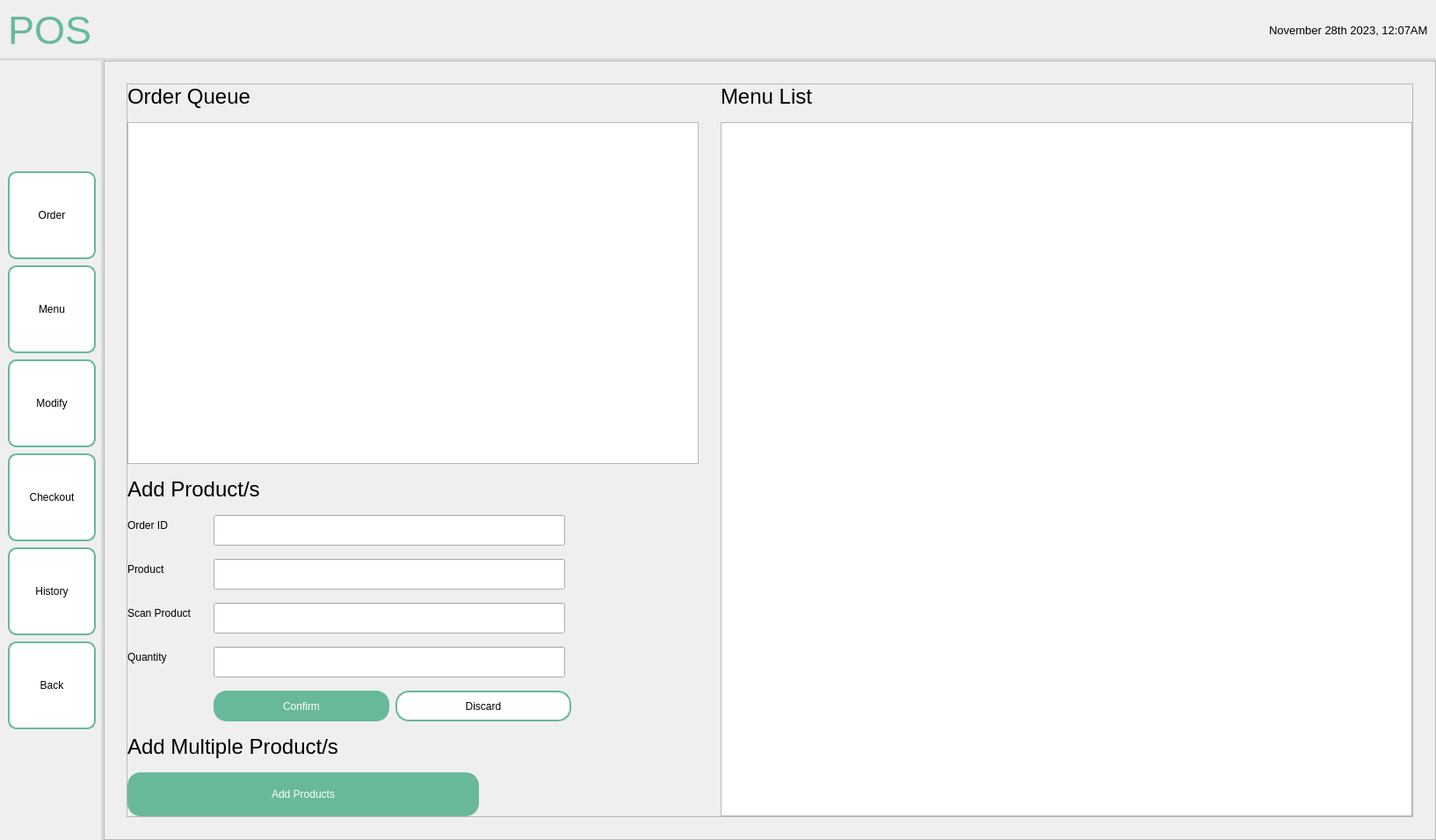
<?xml version="1.0" encoding="UTF-8"?>
<ui version="4.0">
 <class>MainWindow</class>
 <widget class="QMainWindow" name="MainWindow">
  <property name="geometry">
   <rect>
    <x>0</x>
    <y>0</y>
    <width>1634</width>
    <height>956</height>
   </rect>
  </property>
  <property name="windowTitle">
   <string>MainWindow</string>
  </property>
  <widget class="QWidget" name="centralwidget">
   <layout class="QHBoxLayout" name="horizontalLayout">
    <property name="leftMargin">
     <number>0</number>
    </property>
    <property name="topMargin">
     <number>0</number>
    </property>
    <property name="rightMargin">
     <number>0</number>
    </property>
    <property name="bottomMargin">
     <number>0</number>
    </property>
    <item>
     <widget class="QFrame" name="frame">
      <property name="sizePolicy">
       <sizepolicy hsizetype="Preferred" vsizetype="Preferred">
        <horstretch>0</horstretch>
        <verstretch>0</verstretch>
       </sizepolicy>
      </property>
      <property name="frameShape">
       <enum>QFrame::NoFrame</enum>
      </property>
      <property name="frameShadow">
       <enum>QFrame::Plain</enum>
      </property>
      <layout class="QGridLayout" name="gridLayout">
       <property name="leftMargin">
        <number>0</number>
       </property>
       <property name="topMargin">
        <number>0</number>
       </property>
       <property name="rightMargin">
        <number>0</number>
       </property>
       <property name="bottomMargin">
        <number>0</number>
       </property>
       <property name="spacing">
        <number>0</number>
       </property>
       <item row="0" column="0" colspan="3">
        <widget class="QWidget" name="header" native="true">
         <property name="styleSheet">
          <string notr="true">QWidget {
    border-bottom: 3px solid #D8DBD9; 
}
</string>
         </property>
         <layout class="QHBoxLayout" name="horizontalLayout_2">
          <item>
           <widget class="QLabel" name="label">
            <property name="font">
             <font>
              <pointsize>-1</pointsize>
             </font>
            </property>
            <property name="layoutDirection">
             <enum>Qt::LeftToRight</enum>
            </property>
            <property name="styleSheet">
             <string notr="true">QLabel {
    color: #67B99A;
    font-size: 45px;
}</string>
            </property>
            <property name="text">
             <string>POS</string>
            </property>
            <property name="scaledContents">
             <bool>false</bool>
            </property>
           </widget>
          </item>
          <item>
           <spacer name="horizontalSpacer">
            <property name="orientation">
             <enum>Qt::Horizontal</enum>
            </property>
            <property name="sizeHint" stdset="0">
             <size>
              <width>40</width>
              <height>20</height>
             </size>
            </property>
           </spacer>
          </item>
          <item>
           <widget class="QLabel" name="date">
            <property name="font">
             <font>
              <pointsize>10</pointsize>
             </font>
            </property>
            <property name="styleSheet">
             <string notr="true">QLabel {
    color: black;
}</string>
            </property>
            <property name="text">
             <string>November 28th 2023, 12:07AM</string>
            </property>
           </widget>
          </item>
         </layout>
        </widget>
       </item>
       <item row="1" column="0">
        <widget class="QWidget" name="navbar" native="true">
         <property name="sizePolicy">
          <sizepolicy hsizetype="Fixed" vsizetype="Preferred">
           <horstretch>0</horstretch>
           <verstretch>0</verstretch>
          </sizepolicy>
         </property>
         <property name="styleSheet">
          <string notr="true">QWidget {
    border-right: 3px solid #D8DBD9;
}
</string>
         </property>
         <layout class="QVBoxLayout" name="verticalLayout_2">
          <property name="spacing">
           <number>7</number>
          </property>
          <item>
           <spacer name="verticalSpacer">
            <property name="orientation">
             <enum>Qt::Vertical</enum>
            </property>
            <property name="sizeHint" stdset="0">
             <size>
              <width>20</width>
              <height>40</height>
             </size>
            </property>
           </spacer>
          </item>
          <item>
           <widget class="QPushButton" name="orderBTN">
            <property name="minimumSize">
             <size>
              <width>100</width>
              <height>100</height>
             </size>
            </property>
            <property name="maximumSize">
             <size>
              <width>100</width>
              <height>100</height>
             </size>
            </property>
            <property name="styleSheet">
             <string notr="true">QPushButton {
    background-color: white;
    border: 2px solid #67B99A;
    color: black;
    padding: 8px 16px;
    border-radius: 10px;
}

QPushButton:hover {
    border: 2px solid #4D926D;
}

QPushButton:pressed {
	background-color: #F0F0F0;
	border: 2px solid #265C42;
}</string>
            </property>
            <property name="text">
             <string>Order</string>
            </property>
           </widget>
          </item>
          <item>
           <widget class="QPushButton" name="menuBTN">
            <property name="minimumSize">
             <size>
              <width>100</width>
              <height>100</height>
             </size>
            </property>
            <property name="maximumSize">
             <size>
              <width>100</width>
              <height>100</height>
             </size>
            </property>
            <property name="styleSheet">
             <string notr="true">QPushButton {
    background-color: white;
    border: 2px solid #67B99A;
    color: black;
    padding: 8px 16px;
    border-radius: 10px;
}

QPushButton:hover {
    border: 2px solid #4D926D;
}

QPushButton:pressed {
	background-color: #F0F0F0;
	border: 2px solid #265C42;
}</string>
            </property>
            <property name="text">
             <string>Menu</string>
            </property>
           </widget>
          </item>
          <item>
           <widget class="QPushButton" name="modifyBTN">
            <property name="minimumSize">
             <size>
              <width>100</width>
              <height>100</height>
             </size>
            </property>
            <property name="maximumSize">
             <size>
              <width>100</width>
              <height>100</height>
             </size>
            </property>
            <property name="styleSheet">
             <string notr="true">QPushButton {
    background-color: white;
    border: 2px solid #67B99A;
    color: black;
    padding: 8px 16px;
    border-radius: 10px;
}

QPushButton:hover {
    border: 2px solid #4D926D;
}

QPushButton:pressed {
	background-color: #F0F0F0;
	border: 2px solid #265C42;
}</string>
            </property>
            <property name="text">
             <string>Modify</string>
            </property>
           </widget>
          </item>
          <item>
           <widget class="QPushButton" name="checkoutBTN">
            <property name="minimumSize">
             <size>
              <width>100</width>
              <height>100</height>
             </size>
            </property>
            <property name="maximumSize">
             <size>
              <width>100</width>
              <height>100</height>
             </size>
            </property>
            <property name="styleSheet">
             <string notr="true">QPushButton {
    background-color: white;
    border: 2px solid #67B99A;
    color: black;
    padding: 8px 16px;
    border-radius: 10px;
}

QPushButton:hover {
    border: 2px solid #4D926D;
}

QPushButton:pressed {
	background-color: #F0F0F0;
	border: 2px solid #265C42;
}</string>
            </property>
            <property name="text">
             <string>Checkout</string>
            </property>
           </widget>
          </item>
          <item>
           <widget class="QPushButton" name="historyBTN_2">
            <property name="minimumSize">
             <size>
              <width>100</width>
              <height>100</height>
             </size>
            </property>
            <property name="maximumSize">
             <size>
              <width>100</width>
              <height>100</height>
             </size>
            </property>
            <property name="styleSheet">
             <string notr="true">QPushButton {
    background-color: white;
    border: 2px solid #67B99A;
    color: black;
    padding: 8px 16px;
    border-radius: 10px;
}

QPushButton:hover {
    border: 2px solid #4D926D;
}

QPushButton:pressed {
	background-color: #F0F0F0;
	border: 2px solid #265C42;
}</string>
            </property>
            <property name="text">
             <string>History</string>
            </property>
           </widget>
          </item>
          <item>
           <widget class="QPushButton" name="backBTN">
            <property name="sizePolicy">
             <sizepolicy hsizetype="Fixed" vsizetype="Fixed">
              <horstretch>0</horstretch>
              <verstretch>0</verstretch>
             </sizepolicy>
            </property>
            <property name="minimumSize">
             <size>
              <width>100</width>
              <height>100</height>
             </size>
            </property>
            <property name="maximumSize">
             <size>
              <width>100</width>
              <height>100</height>
             </size>
            </property>
            <property name="font">
             <font>
              <pointsize>9</pointsize>
             </font>
            </property>
            <property name="styleSheet">
             <string notr="true">QPushButton {
    background-color: white;
    border: 2px solid #67B99A;
    color: black;
    padding: 8px 16px;
    border-radius: 10px;
}

QPushButton:hover {
    border: 2px solid #4D926D;
}

QPushButton:pressed {
	background-color: #F0F0F0;
	border: 2px solid #265C42;
}</string>
            </property>
            <property name="text">
             <string>Back</string>
            </property>
            <property name="autoRepeat">
             <bool>false</bool>
            </property>
           </widget>
          </item>
          <item>
           <spacer name="verticalSpacer_3">
            <property name="orientation">
             <enum>Qt::Vertical</enum>
            </property>
            <property name="sizeHint" stdset="0">
             <size>
              <width>20</width>
              <height>40</height>
             </size>
            </property>
           </spacer>
          </item>
         </layout>
        </widget>
       </item>
       <item row="1" column="1" colspan="2">
        <widget class="QFrame" name="frame_3">
         <property name="frameShape">
          <enum>QFrame::StyledPanel</enum>
         </property>
         <property name="frameShadow">
          <enum>QFrame::Raised</enum>
         </property>
         <layout class="QHBoxLayout" name="horizontalLayout_3">
          <property name="leftMargin">
           <number>25</number>
          </property>
          <property name="topMargin">
           <number>25</number>
          </property>
          <property name="rightMargin">
           <number>25</number>
          </property>
          <property name="bottomMargin">
           <number>25</number>
          </property>
          <item>
           <widget class="QWidget" name="widget" native="true">
            <layout class="QHBoxLayout" name="horizontalLayout_5">
             <property name="spacing">
              <number>0</number>
             </property>
             <property name="leftMargin">
              <number>0</number>
             </property>
             <property name="topMargin">
              <number>0</number>
             </property>
             <property name="rightMargin">
              <number>0</number>
             </property>
             <property name="bottomMargin">
              <number>0</number>
             </property>
             <item>
              <widget class="QFrame" name="frame_4">
               <property name="frameShape">
                <enum>QFrame::StyledPanel</enum>
               </property>
               <property name="frameShadow">
                <enum>QFrame::Raised</enum>
               </property>
               <layout class="QHBoxLayout" name="horizontalLayout_6">
                <property name="spacing">
                 <number>25</number>
                </property>
                <property name="leftMargin">
                 <number>0</number>
                </property>
                <property name="topMargin">
                 <number>0</number>
                </property>
                <property name="rightMargin">
                 <number>0</number>
                </property>
                <property name="bottomMargin">
                 <number>0</number>
                </property>
                <item>
                 <widget class="QWidget" name="widget_2" native="true">
                  <property name="maximumSize">
                   <size>
                    <width>650</width>
                    <height>16777215</height>
                   </size>
                  </property>
                  <layout class="QVBoxLayout" name="verticalLayout">
                   <property name="spacing">
                    <number>15</number>
                   </property>
                   <property name="leftMargin">
                    <number>0</number>
                   </property>
                   <property name="topMargin">
                    <number>0</number>
                   </property>
                   <property name="rightMargin">
                    <number>0</number>
                   </property>
                   <property name="bottomMargin">
                    <number>0</number>
                   </property>
                   <item>
                    <widget class="QLabel" name="orderLabel_2">
                     <property name="font">
                      <font>
                       <pointsize>18</pointsize>
                      </font>
                     </property>
                     <property name="text">
                      <string>Order Queue</string>
                     </property>
                    </widget>
                   </item>
                   <item>
                    <widget class="QTableWidget" name="tableWidget_3"/>
                   </item>
                   <item>
                    <widget class="QWidget" name="widget_6" native="true">
                     <property name="sizePolicy">
                      <sizepolicy hsizetype="Fixed" vsizetype="Preferred">
                       <horstretch>0</horstretch>
                       <verstretch>0</verstretch>
                      </sizepolicy>
                     </property>
                     <layout class="QFormLayout" name="formLayout">
                      <property name="horizontalSpacing">
                       <number>25</number>
                      </property>
                      <property name="verticalSpacing">
                       <number>15</number>
                      </property>
                      <property name="leftMargin">
                       <number>0</number>
                      </property>
                      <property name="topMargin">
                       <number>0</number>
                      </property>
                      <property name="rightMargin">
                       <number>0</number>
                      </property>
                      <property name="bottomMargin">
                       <number>0</number>
                      </property>
                      <item row="0" column="0" colspan="2">
                       <widget class="QLabel" name="label_6">
                        <property name="font">
                         <font>
                          <pointsize>18</pointsize>
                         </font>
                        </property>
                        <property name="text">
                         <string>Add Product/s</string>
                        </property>
                       </widget>
                      </item>
                      <item row="1" column="0">
                       <widget class="QLabel" name="label_14">
                        <property name="text">
                         <string>Order ID</string>
                        </property>
                       </widget>
                      </item>
                      <item row="1" column="1">
                       <widget class="QLineEdit" name="lineEdit_2">
                        <property name="minimumSize">
                         <size>
                          <width>400</width>
                          <height>35</height>
                         </size>
                        </property>
                        <property name="maximumSize">
                         <size>
                          <width>400</width>
                          <height>35</height>
                         </size>
                        </property>
                        <property name="styleSheet">
                         <string notr="true"/>
                        </property>
                       </widget>
                      </item>
                      <item row="2" column="0">
                       <widget class="QLabel" name="label_15">
                        <property name="text">
                         <string>Product</string>
                        </property>
                       </widget>
                      </item>
                      <item row="2" column="1">
                       <widget class="QLineEdit" name="lineEdit_3">
                        <property name="minimumSize">
                         <size>
                          <width>400</width>
                          <height>35</height>
                         </size>
                        </property>
                        <property name="maximumSize">
                         <size>
                          <width>400</width>
                          <height>35</height>
                         </size>
                        </property>
                        <property name="styleSheet">
                         <string notr="true"/>
                        </property>
                       </widget>
                      </item>
                      <item row="3" column="0">
                       <widget class="QLabel" name="label_2">
                        <property name="text">
                         <string>Scan Product</string>
                        </property>
                       </widget>
                      </item>
                      <item row="3" column="1">
                       <widget class="QLineEdit" name="lineEdit">
                        <property name="minimumSize">
                         <size>
                          <width>400</width>
                          <height>35</height>
                         </size>
                        </property>
                        <property name="maximumSize">
                         <size>
                          <width>400</width>
                          <height>35</height>
                         </size>
                        </property>
                        <property name="styleSheet">
                         <string notr="true"/>
                        </property>
                       </widget>
                      </item>
                      <item row="4" column="0">
                       <widget class="QLabel" name="label_16">
                        <property name="text">
                         <string>Quantity</string>
                        </property>
                       </widget>
                      </item>
                      <item row="4" column="1">
                       <widget class="QLineEdit" name="lineEdit_8">
                        <property name="minimumSize">
                         <size>
                          <width>400</width>
                          <height>35</height>
                         </size>
                        </property>
                        <property name="maximumSize">
                         <size>
                          <width>400</width>
                          <height>35</height>
                         </size>
                        </property>
                        <property name="styleSheet">
                         <string notr="true"/>
                        </property>
                       </widget>
                      </item>
                      <item row="5" column="1">
                       <widget class="QWidget" name="widget_7" native="true">
                        <property name="sizePolicy">
                         <sizepolicy hsizetype="Fixed" vsizetype="Preferred">
                          <horstretch>0</horstretch>
                          <verstretch>0</verstretch>
                         </sizepolicy>
                        </property>
                        <layout class="QHBoxLayout" name="horizontalLayout_4">
                         <property name="spacing">
                          <number>7</number>
                         </property>
                         <property name="leftMargin">
                          <number>0</number>
                         </property>
                         <property name="topMargin">
                          <number>0</number>
                         </property>
                         <property name="rightMargin">
                          <number>0</number>
                         </property>
                         <property name="bottomMargin">
                          <number>0</number>
                         </property>
                         <item>
                          <widget class="QPushButton" name="pushButton_8">
                           <property name="sizePolicy">
                            <sizepolicy hsizetype="Fixed" vsizetype="Fixed">
                             <horstretch>0</horstretch>
                             <verstretch>0</verstretch>
                            </sizepolicy>
                           </property>
                           <property name="minimumSize">
                            <size>
                             <width>200</width>
                             <height>35</height>
                            </size>
                           </property>
                           <property name="maximumSize">
                            <size>
                             <width>200</width>
                             <height>35</height>
                            </size>
                           </property>
                           <property name="styleSheet">
                            <string notr="true">QPushButton {
    background-color: #67B99A;
    color: white;
    border: 2px solid #67B99A;
    padding: 8px 16px;
    border-radius: 15px;
}
QPushButton:hover {
    background-color: #5CAE8B;
    border: 2px solid #5CAE8B;
}
QPushButton:pressed {
    background-color: #4D9C7F;
	border: 2px solid #4D9C7F;
}</string>
                           </property>
                           <property name="text">
                            <string>Confirm</string>
                           </property>
                          </widget>
                         </item>
                         <item>
                          <widget class="QPushButton" name="pushButton_9">
                           <property name="sizePolicy">
                            <sizepolicy hsizetype="Fixed" vsizetype="Fixed">
                             <horstretch>0</horstretch>
                             <verstretch>0</verstretch>
                            </sizepolicy>
                           </property>
                           <property name="minimumSize">
                            <size>
                             <width>200</width>
                             <height>35</height>
                            </size>
                           </property>
                           <property name="maximumSize">
                            <size>
                             <width>200</width>
                             <height>35</height>
                            </size>
                           </property>
                           <property name="styleSheet">
                            <string notr="true">QPushButton {
    background-color: white;
    border: 2px solid #67B99A;
    color: black;
    padding: 8px 16px;
    border-radius: 15px;
}

QPushButton:hover {
    border: 2px solid #4D926D;
}

QPushButton:pressed {
	background-color: #F0F0F0;
	border: 2px solid #265C42;
}</string>
                           </property>
                           <property name="text">
                            <string>Discard</string>
                           </property>
                          </widget>
                         </item>
                        </layout>
                       </widget>
                      </item>
                      <item row="5" column="0">
                       <widget class="QLabel" name="label_17">
                        <property name="text">
                         <string/>
                        </property>
                       </widget>
                      </item>
                     </layout>
                    </widget>
                   </item>
                   <item>
                    <widget class="QLabel" name="label_7">
                     <property name="font">
                      <font>
                       <pointsize>18</pointsize>
                      </font>
                     </property>
                     <property name="text">
                      <string>Add Multiple Product/s</string>
                     </property>
                    </widget>
                   </item>
                   <item>
                    <widget class="QPushButton" name="pushButton_10">
                     <property name="sizePolicy">
                      <sizepolicy hsizetype="Fixed" vsizetype="Fixed">
                       <horstretch>0</horstretch>
                       <verstretch>0</verstretch>
                      </sizepolicy>
                     </property>
                     <property name="minimumSize">
                      <size>
                       <width>400</width>
                       <height>50</height>
                      </size>
                     </property>
                     <property name="maximumSize">
                      <size>
                       <width>400</width>
                       <height>50</height>
                      </size>
                     </property>
                     <property name="styleSheet">
                      <string notr="true">QPushButton {
    background-color: #67B99A;
    color: white;
    border: 2px solid #67B99A;
    padding: 8px 16px;
    border-radius: 15px;
}
QPushButton:hover {
    background-color: #5CAE8B;
    border: 2px solid #5CAE8B;
}
QPushButton:pressed {
    background-color: #4D9C7F;
	border: 2px solid #4D9C7F;
}</string>
                     </property>
                     <property name="text">
                      <string>Add Products</string>
                     </property>
                    </widget>
                   </item>
                  </layout>
                 </widget>
                </item>
                <item>
                 <layout class="QVBoxLayout" name="verticalLayout_3">
                  <property name="spacing">
                   <number>15</number>
                  </property>
                  <item>
                   <widget class="QLabel" name="orderLabel_3">
                    <property name="font">
                     <font>
                      <pointsize>18</pointsize>
                     </font>
                    </property>
                    <property name="text">
                     <string>Menu List</string>
                    </property>
                   </widget>
                  </item>
                  <item>
                   <widget class="QTableWidget" name="tableWidget_2"/>
                  </item>
                 </layout>
                </item>
               </layout>
              </widget>
             </item>
            </layout>
           </widget>
          </item>
         </layout>
        </widget>
       </item>
      </layout>
     </widget>
    </item>
   </layout>
  </widget>
 </widget>
 <resources>
  <include location="../../../../assets/resourceFile.qrc"/>
 </resources>
 <connections/>
</ui>
